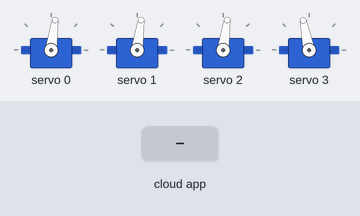
Simulated run of this sketch. Board: Arduino Uno, built with avr-gcc and run on an emulated ATmega328P. Parts: 4 × servo. The inputs (shaded band) are chosen by the test bench. The ROS host is connected and sends only what is stated.

Above: at 1.2 s.
1.3 s: the phone or cloud app sets x to 0
At 2.5 s:
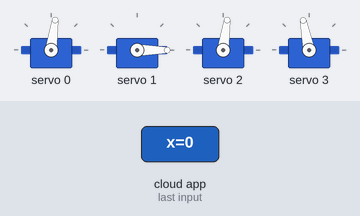
2.8 s: the phone or cloud app sets y to 0
At 3.5 s:
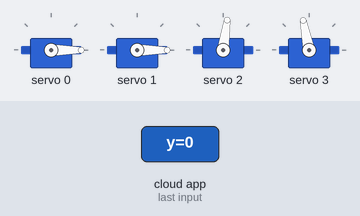
4.3 s: the phone or cloud app sets z to 0
At 5.5 s:
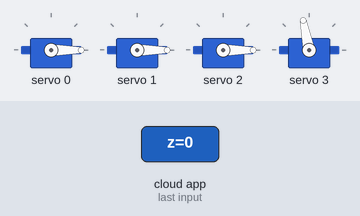
5.8 s: the phone or cloud app sets g to 45
At 6.3 s:
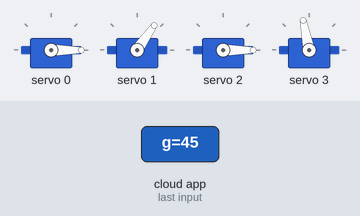
7.3 s: the phone or cloud app sets x to 45
At 8.4 s:
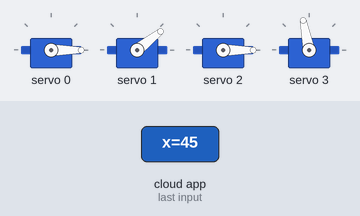
8.8 s: the phone or cloud app sets y to 45
At 9.3 s:
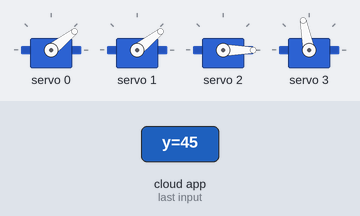
Timing chart, 0 to 11.3 s (numbered marks = the images above; inputs shaded):
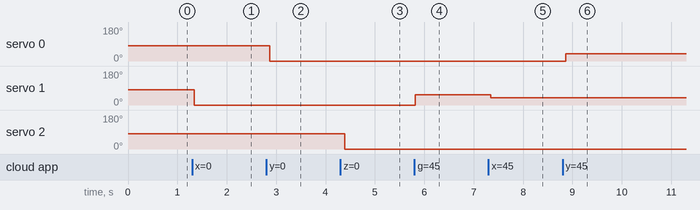

Measured:
- after the input at 1.3 s, servo 1: 82° → 0° at once
- after the input at 2.8 s, servo 0: 82° → 0° after 0.07 s
- after the input at 4.3 s, servo 2: 82° → 0° after 0.09 s
- after the input at 5.8 s, servo 1: 0° → 55° at once
- after the input at 7.3 s, servo 1: 55° → 38° at once
- after the input at 8.8 s, servo 0: 0° → 38° after 0.07 s

The sketch:

ros_arm_servo_pca9685_joint_states_pub_v1.ino
```cpp
// ROS DRIVER FOR EEZYBOTARM MK1/MK2

// Servo control
#include <Wire.h>
#include <Adafruit_PWMServoDriver.h>

// ROS
#include <ros.h>
#include <std_msgs/UInt16.h>
#include <sensor_msgs/JointState.h>

// For rosserial arduino buffer
#define USE_USBCON

// Total servos in robotic arm
#define SERVO_COUNT 4

// Analog servos run at ~50 Hz updates
#define SERVO_FREQ 50

int servomin[SERVO_COUNT] = {100, 100, 100, 130};
int servomax[SERVO_COUNT] = {470, 470, 470, 520};
int servostart[SERVO_COUNT] = {90, 90, 90, 90};
int servopos[SERVO_COUNT] = {90, 90, 90, 90};

Adafruit_PWMServoDriver pwm = Adafruit_PWMServoDriver();

ros::NodeHandle  nh;
sensor_msgs::JointState robot_state;

char *a[] = {"X", "Y", "Z", "G"}; // Z-Axis, Y-Axis, X-Axis, G-ripper
float pos[4]={0},vel[4]={0},eff[4]={0}; /// stores arduino time

ros::Publisher js_publisher("joint_state", &robot_state);

//
// ROS Callback functions
//

void servo_cbx( const std_msgs::UInt16& cmd_msg) {
  int pulse;
  servopos[1] = cmd_msg.data;
  // map degrees to pulse length
  pulse = map(cmd_msg.data, 0, 180, servomin[1], servomax[1]);
  pwm.setPWM(1, 0, pulse);
}

void servo_cby( const std_msgs::UInt16& cmd_msg) {
  int pulse;
  servopos[0] = cmd_msg.data;
  // map degrees to pulse length
  pulse = map(cmd_msg.data, 0, 180, servomin[0], servomax[0]);
  pwm.setPWM(0, 0, pulse);
}

void servo_cbz( const std_msgs::UInt16& cmd_msg) {
  int pulse;
  servopos[2] = cmd_msg.data;
  // map degrees to pulse length
  pulse = map(cmd_msg.data, 0, 180, servomin[2], servomax[2]);
  pwm.setPWM(2, 0, pulse);
}

void servo_cbg( const std_msgs::UInt16& cmd_msg) {
  int pulse;
  servopos[3] = cmd_msg.data;
  // map degrees to pulse length
  pulse = map(cmd_msg.data, 0, 180, servomin[3], servomax[3]);
  pwm.setPWM(1, 0, pulse);
}

ros::Subscriber<std_msgs::UInt16> subx("x", servo_cbx);
ros::Subscriber<std_msgs::UInt16> suby("y", servo_cby);
ros::Subscriber<std_msgs::UInt16> subz("z", servo_cbz);
ros::Subscriber<std_msgs::UInt16> subg("g", servo_cbg);

void setup() {

  nh.initNode();
  nh.advertise(js_publisher);
  nh.subscribe(subx);
  nh.subscribe(suby);
  nh.subscribe(subz);
  nh.subscribe(subg);


  // servo controller setup
  pwm.begin();
  pwm.setOscillatorFrequency(27000000);
  pwm.setPWMFreq(SERVO_FREQ);
  delay(10);

  // Move to home position
  int i, pulse;
  for(i = 0; i < SERVO_COUNT; i++) {
    // map start degrees to pulse length
    pulse = map(servostart[i], 0, 180, servomin[i], servomax[i]);
    pwm.setPWM(i, 0, pulse);
  }

  // Initialize the joint State message
  robot_state.name_length = 4;
  robot_state.velocity_length = 4;
  robot_state.position_length = 4; /// here used for arduino time
  robot_state.effort_length = 4; /// here used for arduino time

  robot_state.name = a;
  robot_state.position = pos;
  robot_state.velocity = vel;
  robot_state.effort = eff;
}

void update_vals() {
  pos[0]= servopos[1];
  pos[1]= servopos[0];
  pos[2]= servopos[2];
  pos[3]= servopos[3];
  robot_state.header.stamp=nh.now();
  robot_state.name = a;
  robot_state.position = pos;
  robot_state.velocity = vel;
  robot_state.effort = eff;
}

void loop() {
  update_vals();
  // Publish robot jointstate
  js_publisher.publish( &robot_state );
  nh.spinOnce();
  delay(100);
}
```
